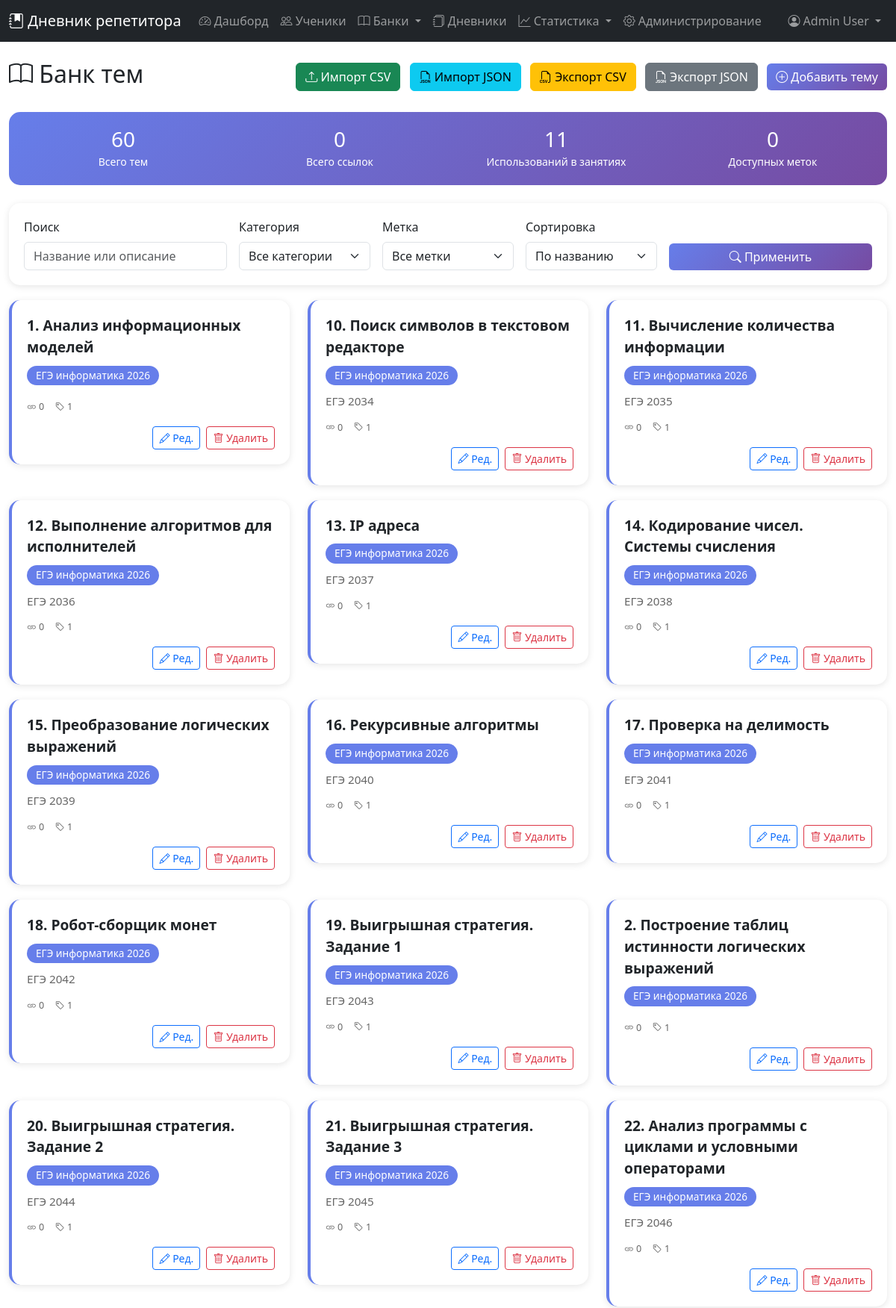
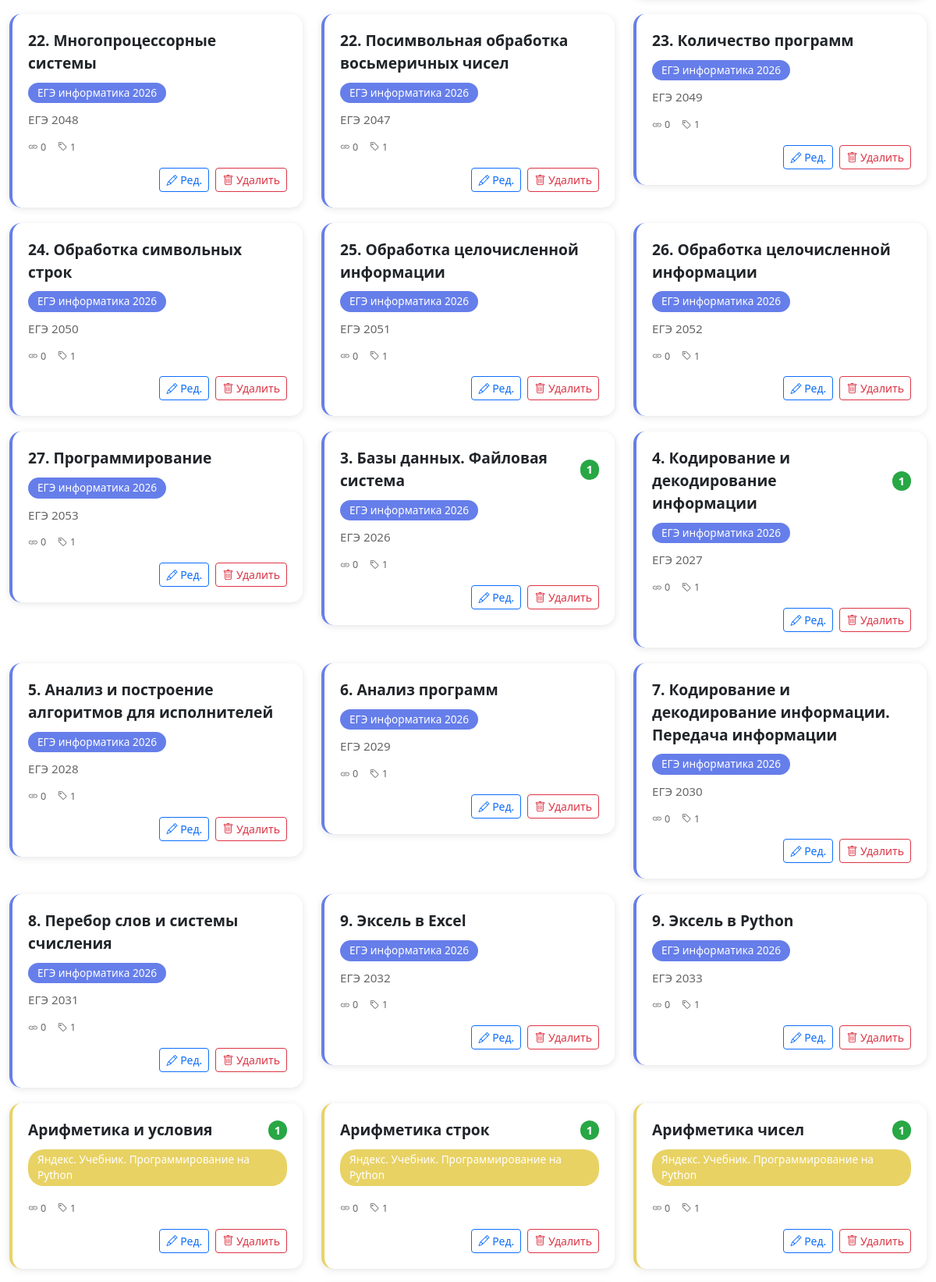
Page /topics.php (signed in, upper part) on the committed database (2 pictures, top to bottom).
### tables this page shows
CREATE TABLE `users` (
  `id` int(11) NOT NULL,
  `username` varchar(50) NOT NULL,
  `email` varchar(100) NOT NULL,
  `password_hash` varchar(255) NOT NULL,
  `first_name` varchar(50) NOT NULL,
  `last_name` varchar(50) NOT NULL,
  `middle_name` varchar(50) DEFAULT NULL,
  `phone` varchar(20) DEFAULT NULL,
  `is_active` tinyint(1) DEFAULT 1,
  `is_admin` tinyint(1) DEFAULT 0,
  `created_at` timestamp NOT NULL DEFAULT current_timestamp(),
  `updated_at` timestamp NOT NULL DEFAULT current_timestamp() ON UPDATE current_timestamp(),
  `last_login` timestamp NULL DEFAULT NULL,
  `reset_token` varchar(100) DEFAULT NULL,
  `reset_token_expires` timestamp NULL DEFAULT NULL
);

CREATE TABLE `topics` (
  `id` int(11) NOT NULL,
  `user_id` int(11) NOT NULL,
  `category_id` int(11) DEFAULT NULL,
  `name` varchar(255) NOT NULL,
  `description` text DEFAULT NULL,
  `created_at` timestamp NOT NULL DEFAULT current_timestamp(),
  `updated_at` timestamp NOT NULL DEFAULT current_timestamp() ON UPDATE current_timestamp()
);

CREATE TABLE `categories` (
  `id` int(11) NOT NULL,
  `user_id` int(11) NOT NULL,
  `name` varchar(100) NOT NULL,
  `color` varchar(7) DEFAULT '#808080',
  `is_hidden` tinyint(1) DEFAULT 0,
  `sort_order` int(11) DEFAULT 0,
  `created_at` timestamp NOT NULL DEFAULT current_timestamp(),
  `updated_at` timestamp NOT NULL DEFAULT current_timestamp() ON UPDATE current_timestamp()
);

### config.php (called while the page is built, shortened)
<?php
function isAdmin() {
    return isset($_SESSION['is_admin']) && $_SESSION['is_admin'] == 1;
}
function getCurrentUser($pdo) {
    $stmt = $pdo->prepare("SELECT id, username, email, first_name, last_name, middle_name, phone, is_admin FROM users WHERE id = ?");
    $stmt->execute([$_SESSION['user_id']]);
    return $stmt->fetch();
}
?>

### topics.php (the view, shortened to what this page needs)
<?php
require_once 'config.php';
$currentUser = getCurrentUser($pdo);
$userId = $currentUser['id'];
$action = $_GET['action'] ?? 'list';
$stmt = $pdo->prepare("
    SELECT l.*, c.name as category_name, c.color as category_color
    FROM labels l
    LEFT JOIN categories c ON l.category_id = c.id
    WHERE l.user_id = ? AND (l.label_type = 'topic' OR l.label_type = 'general')
    ORDER BY c.name, l.name
");
$stmt->execute([$userId]);
$allLabels = $stmt->fetchAll();
        ?>
    <?php
$sortBy = $_GET['sort_by'] ?? 'name';
$searchQuery = $_GET['search'] ?? '';
$query = "
    SELECT t.*, c.name as category_name, c.color as category_color,
           GROUP_CONCAT(DISTINCT l.name) as labels,
           GROUP_CONCAT(DISTINCT l.id) as label_ids,
           (SELECT COUNT(*) FROM topic_links WHERE topic_id = t.id) as links_count,
           (SELECT COUNT(*) FROM lesson_topics WHERE topic_id = t.id) as usage_count
    FROM topics t
    LEFT JOIN categories c ON t.category_id = c.id
    LEFT JOIN topic_labels tl ON t.id = tl.topic_id
    LEFT JOIN labels l ON tl.label_id = l.id
    WHERE t.user_id = ?
";
$params = [$userId];
$query .= " GROUP BY t.id";
if ($sortBy === 'name') {
    $query .= " ORDER BY t.name";
} elseif ($sortBy === 'category') {
    $query .= " ORDER BY c.name, t.name";
} elseif ($sortBy === 'usage') {
    $query .= " ORDER BY usage_count DESC, t.name";
}
$stmt = $pdo->prepare($query);
$stmt->execute($params);
$topics = $stmt->fetchAll();
?>
<!DOCTYPE html>
<html lang="ru">
<head>
    <link href="https://cdn.jsdelivr.net/npm/bootstrap@5.3.0/dist/css/bootstrap.min.css" rel="stylesheet">
    <link href="https://cdn.jsdelivr.net/npm/bootstrap-icons@1.11.0/font/bootstrap-icons.css" rel="stylesheet">
</head>
<body>
    <?php include 'menu.php'; ?>
    <div class="container-fluid py-4">
        <?php if ($action === 'list'): ?>
            <div class="d-flex justify-content-between align-items-center mb-4">
                <h2><i class="bi bi-book"></i> Банк тем</h2>
                <div>
                    <button type="button" class="btn btn-success me-2" data-bs-toggle="modal" data-bs-target="#importCsvModal">
                        <i class="bi bi-upload"></i> Импорт CSV
                    </button>
                    <button type="button" class="btn btn-info me-2" data-bs-toggle="modal" data-bs-target="#importJsonModal">
                        <i class="bi bi-filetype-json"></i> Импорт JSON
                    </button>
                    <a href="?export_csv=1" class="btn btn-warning me-2">
                        <i class="bi bi-filetype-csv"></i> Экспорт CSV
                    </a>
                    <a href="?export_json=1" class="btn btn-secondary me-2">
                        <i class="bi bi-filetype-json"></i> Экспорт JSON
                    </a>
                    <a href="?action=add" class="btn btn-primary">
                        <i class="bi bi-plus-circle"></i> Добавить тему
                    </a>
                </div>
            </div>
            <div class="stats-card mb-4">
                <div class="row">
                    <div class="col-md-3">
                        <div class="text-center">
                            <h3 class="mb-0"><?php echo count($topics); ?></h3>
                            <small>Всего тем</small>
                        </div>
                    </div>
                    <div class="col-md-3">
                        <div class="text-center">
                            <h3 class="mb-0">
                                <?php
                                $totalLinks = 0;
                                foreach ($topics as $t) {
                                    $totalLinks += $t['links_count'];
                                }
                                echo $totalLinks;
                                ?>
                            </h3>
                            <small>Всего ссылок</small>
                        </div>
                    </div>
                    <div class="col-md-3">
                        <div class="text-center">
                            <h3 class="mb-0">
                                <?php
                                $totalUsage = 0;
                                foreach ($topics as $t) {
                                    $totalUsage += $t['usage_count'];
                                }
                                echo $totalUsage;
                                ?>
                            </h3>
                            <small>Использований в занятиях</small>
                        </div>
                    </div>
                    <div class="col-md-3">
                        <div class="text-center">
                            <h3 class="mb-0"><?php echo count($allLabels); ?></h3>
                            <small>Доступных меток</small>
                        </div>
                    </div>
                </div>
            </div>
            <div class="filter-panel">
                <form method="GET" action="" class="row g-3">
                    <div class="col-md-3">
                        <label class="form-label">Поиск</label>
                        <input type="text" name="search" class="form-control" value="<?php echo htmlspecialchars($searchQuery); ?>" placeholder="Название или описание">
                    </div>
                    <div class="col-md-2">
                        <label class="form-label">Категория</label>
                        <select name="filter_category" class="form-select">
                            <option value="">Все категории</option>
                        </select>
                    </div>
                    <div class="col-md-2">
                        <label class="form-label">Метка</label>
                        <select name="filter_label" class="form-select">
                            <option value="">Все метки</option>
                        </select>
                    </div>
                    <div class="col-md-2">
                        <label class="form-label">Сортировка</label>
                        <select name="sort_by" class="form-select">
                            <option value="name" <?php echo $sortBy == 'name' ? 'selected' : ''; ?>>По названию</option>
                        </select>
                    </div>
                    <div class="col-md-3 d-flex align-items-end">
                        <button type="submit" class="btn btn-primary w-100">
                            <i class="bi bi-search"></i> Применить
                        </button>
                    </div>
                </form>
            </div>
            <div class="row">
                <?php if (empty($topics)): ?>
                    <div class="col-12">
                        <div class="alert alert-info text-center py-5">
                            <i class="bi bi-book" style="font-size: 3rem;"></i>
                            <h4 class="mt-3">Темы не найдены</h4>
                            <p>Создайте первую тему, нажав кнопку "Добавить тему"</p>
                        </div>
                    </div>
                <?php else: ?>
                    <?php foreach ($topics as $topic): ?>
                        <div class="col-md-6 col-lg-4">
                            <div class="topic-card" style="border-left-color: <?php echo $topic['category_color'] ?? '#808080'; ?>">
                                <div class="topic-name">
                                    <?php echo htmlspecialchars($topic['name']); ?>
                                    <?php if ($topic['usage_count'] > 0): ?>
                                        <span class="usage-badge" title="Используется в занятиях">
                                            <?php echo $topic['usage_count']; ?>
                                        </span>
                                    <?php endif; ?>
                                </div>
                                <?php if ($topic['category_name']): ?>
                                    <div class="topic-category" style="background: <?php echo $topic['category_color'] ?? '#808080'; ?>">
                                        <?php echo htmlspecialchars($topic['category_name']); ?>
                                    </div>
                                <?php endif; ?>
                                <?php if (!empty($topic['description'])): ?>
                                    <div class="topic-description">
                                        <?php echo nl2br(htmlspecialchars($topic['description'])); ?>
                                    </div>
                                <?php endif; ?>
                                <div class="topic-meta">
                                    <small><i class="bi bi-link"></i> <?php echo $topic['links_count']; ?></small>
                                    <small><i class="bi bi-tag"></i> <?php echo substr_count($topic['labels'] ?? '', ',') + 1; ?></small>
                                </div>
                                <div class="mt-3 d-flex justify-content-end gap-2">
                                    <a href="?action=edit&id=<?php echo $topic['id']; ?>" class="btn btn-sm btn-outline-primary">
                                        <i class="bi bi-pencil"></i> Ред.
                                    </a>
                                    <a href="?delete=1&id=<?php echo $topic['id']; ?>" class="btn btn-sm btn-outline-danger"
                                       onclick="return confirm('Удалить тему?')">
                                        <i class="bi bi-trash"></i> Удалить
                                    </a>
                                </div>
                            </div>
                        </div>
                    <?php endforeach; ?>
                <?php endif; ?>
            </div>
        <?php endif; ?>
    </div>
</body>
</html>

### menu.php (shortened to what this page needs)
<?php
$currentUser = getCurrentUser($pdo);
?>
<nav class="navbar navbar-expand-lg navbar-dark bg-dark">
    <div class="container-fluid">
        <a class="navbar-brand" href="dashboard.php">
            <i class="bi bi-journal-bookmark-fill"></i> Дневник репетитора
        </a>
        <div class="collapse navbar-collapse" id="navbarNav">
            <ul class="navbar-nav me-auto">
                <li class="nav-item">
                    <a class="nav-link" href="dashboard.php">
                        <i class="bi bi-speedometer2"></i> Дашборд
                    </a>
                </li>
                <li class="nav-item">
                    <a class="nav-link" href="students.php">
                        <i class="bi bi-people"></i> Ученики
                    </a>
                </li>
                <li class="nav-item dropdown">
                    <a class="nav-link dropdown-toggle" href="#" role="button" data-bs-toggle="dropdown">
                        <i class="bi bi-book"></i> Банки
                    </a>
                </li>
                <li class="nav-item">
                    <a class="nav-link" href="diaries.php">
                        <i class="bi bi-journals"></i> Дневники
                    </a>
                </li>
<li class="nav-item dropdown">
    <a class="nav-link dropdown-toggle" href="#" id="statsDropdown" role="button" data-bs-toggle="dropdown">
        <i class="bi bi-graph-up"></i> Статистика
    </a>
</li>                <?php if (isAdmin()): ?>
                <li class="nav-item">
                    <a class="nav-link" href="admin.php">
                        <i class="bi bi-gear"></i> Администрирование
                    </a>
                </li>
                <?php endif; ?>
            </ul>
            <ul class="navbar-nav">
                <li class="nav-item dropdown">
                    <a class="nav-link dropdown-toggle" href="#" role="button" data-bs-toggle="dropdown">
                        <i class="bi bi-person-circle"></i>
                        <?php echo htmlspecialchars($currentUser['first_name'] . ' ' . $currentUser['last_name']); ?>
                    </a>
                </li>
            </ul>
        </div>
    </div>
</nav>
<link rel="stylesheet" href="https://cdn.jsdelivr.net/npm/bootstrap-icons@1.11.0/font/bootstrap-icons.css">

### topics.php (style rules this page uses)
.topic-card { background: white; border-radius: 15px; padding: 20px; margin-bottom: 20px; box-shadow: 0 2px 10px rgba(0,0,0,0.1); transition: all 0.3s ease; border-left: 4px solid; position: relative; }
.topic-name { font-size: 1.2em; font-weight: 600; margin-bottom: 10px; display: flex; align-items: center; justify-content: space-between; }
.topic-category { display: inline-block; padding: 3px 12px; border-radius: 20px; font-size: 0.85em; color: white; margin-bottom: 10px; }
.topic-description { color: #666; margin-bottom: 15px; font-size: 0.95em; }
.topic-meta { display: flex; gap: 15px; margin-top: 10px; font-size: 0.9em; color: #666; }
.filter-panel { background: white; border-radius: 15px; padding: 20px; margin-bottom: 20px; box-shadow: 0 2px 10px rgba(0,0,0,0.1); }
.btn-primary { background: linear-gradient(135deg, #667eea 0%, #764ba2 100%); border: none; }
.btn-outline-danger { border-color: #dc3545; color: #dc3545; }
.stats-card { background: linear-gradient(135deg, #667eea 0%, #764ba2 100%); color: white; border-radius: 15px; padding: 20px; margin-bottom: 20px; }
.usage-badge { background: #28a745; color: white; border-radius: 12px; padding: 2px 8px; font-size: 0.75em; margin-left: 10px; }

### rows in the picture
users: first_name+last_name "Admin User"
topics: name "1. Анализ информационных моделей", category.name "ЕГЭ информатика 2026", links_count "0", labels "1"
topics: name "10. Поиск символов в текстовом редакторе", category.name "ЕГЭ информатика 2026", description "ЕГЭ 2034", links_count "0", labels "1"
topics: name "11. Вычисление количества информации", category.name "ЕГЭ информатика 2026", description "ЕГЭ 2035", links_count "0", labels "1"
topics: name "12. Выполнение алгоритмов для исполнителей", category.name "ЕГЭ информатика 2026", description "ЕГЭ 2036", links_count "0", labels "1"
topics: name "13. IP адреса", category.name "ЕГЭ информатика 2026", description "ЕГЭ 2037", links_count "0", labels "1"
topics: name "14. Кодирование чисел. Системы счисления", category.name "ЕГЭ информатика 2026", description "ЕГЭ 2038", links_count "0", labels "1"
topics: name "15. Преобразование логических выражений", category.name "ЕГЭ информатика 2026", description "ЕГЭ 2039", links_count "0", labels "1"
topics: name "16. Рекурсивные алгоритмы", category.name "ЕГЭ информатика 2026", description "ЕГЭ 2040", links_count "0", labels "1"
topics: name "17. Проверка на делимость", category.name "ЕГЭ информатика 2026", description "ЕГЭ 2041", links_count "0", labels "1"
topics: name "18. Робот-сборщик монет", category.name "ЕГЭ информатика 2026", description "ЕГЭ 2042", links_count "0", labels "1"
topics: name "19. Выигрышная стратегия. Задание 1", category.name "ЕГЭ информатика 2026", description "ЕГЭ 2043", links_count "0", labels "1"
topics: name "2. Построение таблиц истинности логических выражений", category.name "ЕГЭ информатика 2026", links_count "0", labels "1"
topics: name "20. Выигрышная стратегия. Задание 2", category.name "ЕГЭ информатика 2026", description "ЕГЭ 2044", links_count "0", labels "1"
topics: name "21. Выигрышная стратегия. Задание 3", category.name "ЕГЭ информатика 2026", description "ЕГЭ 2045", links_count "0", labels "1"
topics: name "22. Анализ программы с циклами и условными операторами", category.name "ЕГЭ информатика 2026", description "ЕГЭ 2046", links_count "0", labels "1"
topics: name "22. Многопроцессорные системы", category.name "ЕГЭ информатика 2026", description "ЕГЭ 2048", links_count "0", labels "1"
topics: name "22. Посимвольная обработка восьмеричных чисел", category.name "ЕГЭ информатика 2026", description "ЕГЭ 2047", links_count "0", labels "1"
topics: name "23. Количество программ", category.name "ЕГЭ информатика 2026", description "ЕГЭ 2049", links_count "0", labels "1"
topics: name "24. Обработка символьных строк", category.name "ЕГЭ информатика 2026", description "ЕГЭ 2050", links_count "0", labels "1"
topics: name "25. Обработка целочисленной информации", category.name "ЕГЭ информатика 2026", description "ЕГЭ 2051", links_count "0", labels "1"
topics: name "26. Обработка целочисленной информации", category.name "ЕГЭ информатика 2026", description "ЕГЭ 2052", links_count "0", labels "1"
topics: name "27. Программирование", category.name "ЕГЭ информатика 2026", description "ЕГЭ 2053", links_count "0", labels "1"
topics: name "3. Базы данных. Файловая система", usage_count "1", category.name "ЕГЭ информатика 2026", description "ЕГЭ 2026", links_count "0", labels "1"
topics: name "4. Кодирование и декодирование информации", usage_count "1", category.name "ЕГЭ информатика 2026", description "ЕГЭ 2027", links_count "0", labels "1"
topics: name "5. Анализ и построение алгоритмов для исполнителей", category.name "ЕГЭ информатика 2026", description "ЕГЭ 2028", links_count "0", labels "1"
topics: name "6. Анализ программ", category.name "ЕГЭ информатика 2026", description "ЕГЭ 2029", links_count "0", labels "1"
topics: name "7. Кодирование и декодирование информации. Передача информации", category.name "ЕГЭ информатика 2026", description "ЕГЭ 2030", links_count "0", labels "1"
topics: name "8. Перебор слов и системы счисления", category.name "ЕГЭ информатика 2026", description "ЕГЭ 2031", links_count "0", labels "1"
topics: name "9. Эксель в Excel", category.name "ЕГЭ информатика 2026", description "ЕГЭ 2032", links_count "0", labels "1"
topics: name "9. Эксель в Python", category.name "ЕГЭ информатика 2026", description "ЕГЭ 2033", links_count "0", labels "1"
topics: name "Арифметика и условия", usage_count "1", category.name "Яндекс. Учебник. Программирование на Python", links_count "0", labels "1"
topics: name "Арифметика строк", usage_count "1", category.name "Яндекс. Учебник. Программирование на Python", links_count "0", labels "1"
topics: name "Арифметика чисел", usage_count "1", category.name "Яндекс. Учебник. Программирование на Python", links_count "0", labels "1"

### other values in the picture
count($topics) "60"
$totalLinks "0"
$totalUsage "11"
count($allLabels) "0"
